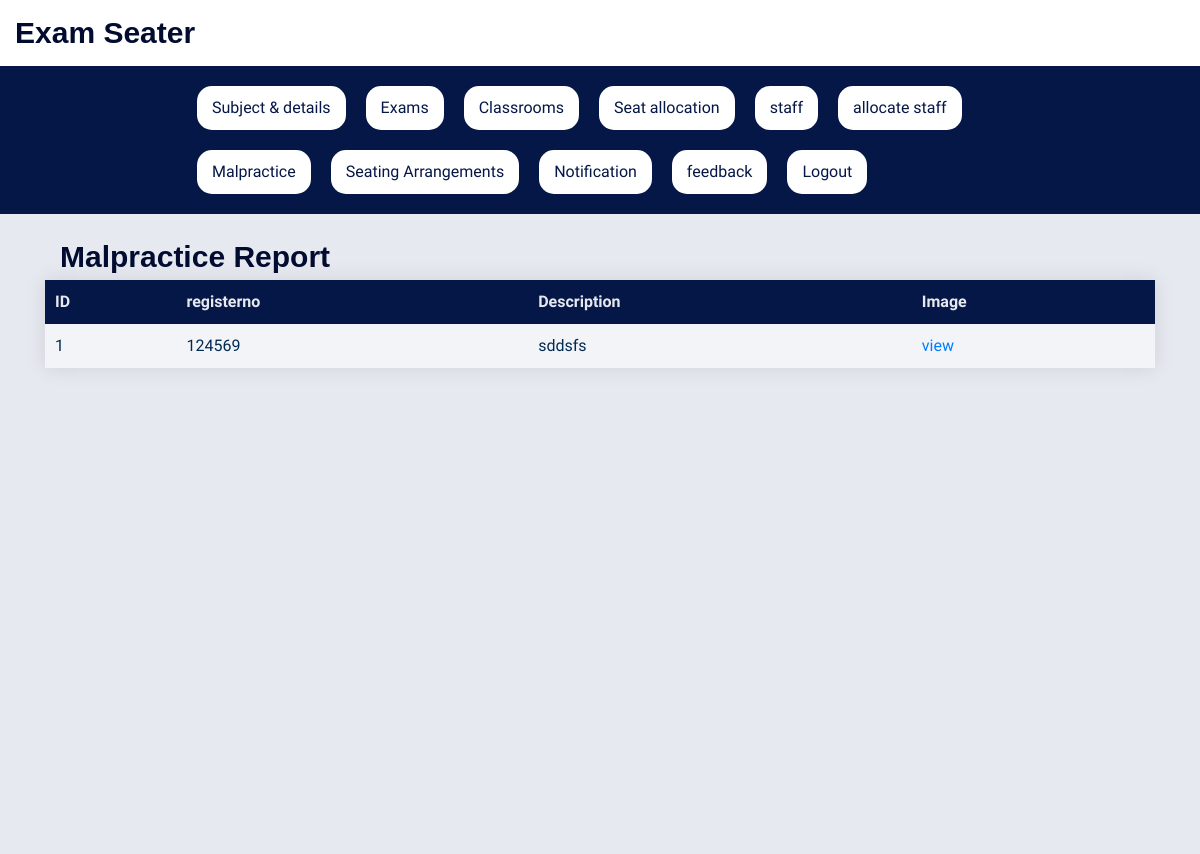
The page /Malpracticeview/ on the database as committed earlier.
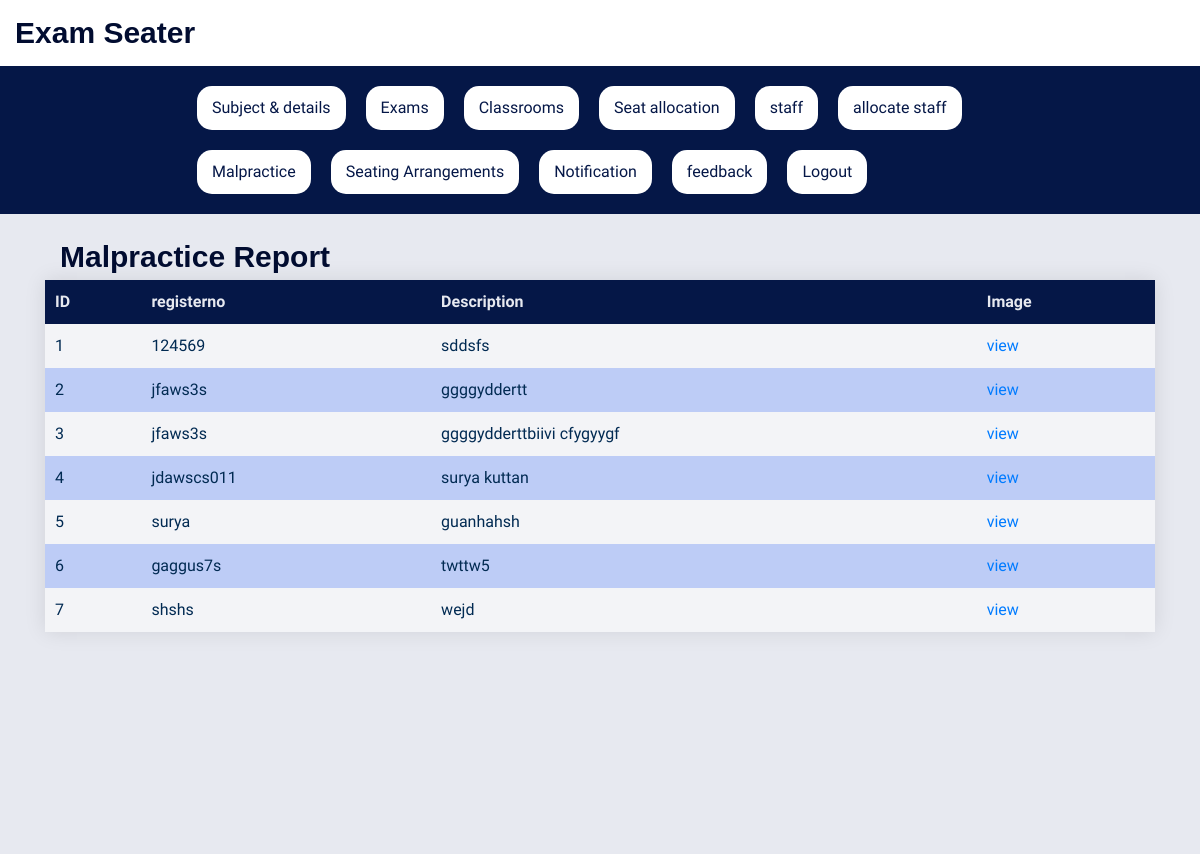
The same page on the database as committed later.
### Arrangementapp/models.py (models this page shows)
class Malpractice(models.Model):
    user = models.ForeignKey(Login, null=True, blank=True, on_delete=models.CASCADE)
    registerno = models.CharField(max_length=30, null=True, blank=True)
    Description = models.CharField(max_length=30, null=True, blank=True)
    Image = models.FileField(upload_to='Images/', null=True, blank=True)

### Arrangementapp/views.py (the view)
# urls.py: path('Malpracticeview/', Malpracticeview.as_view(), name='Malpracticeview'),
class Malpracticeview(View):
    def get(self,request):
        Malpractice_instances=Malpractice.objects.all()
        print(Malpractice_instances)
        return render(request, 'Malpractice.html', {'Malpractice_instances': Malpractice_instances})

### templates/malpractice.html (shortened to what this page needs)
{% extends 'base.html' %}
{% block content %}
    <div class="container">
        <h1>Malpractice Report</h1>
        <table id="report-table">
            <thead>
                <tr>
                    <th> ID</th>
                    <th>registerno</th>
                    <th>Description</th>
                    <th>Image</th>
                </tr>
            </thead>
            <tbody>
                {% for s in Malpractice_instances %}
                <tr>
                    <td>{{forloop.counter}}</td>
                    <td>{{s.registerno}}</td>
                    <td>{{s.Description }}</td>
                    <td><a href="{{s.Image.url}}" target="_blank">view</td>
                </tr>
            {% endfor %}
            </tbody>
        </table>
    </div>
    {% endblock %}

Rows that differ between the two databases and show on the page:
added Malpractice: registerno "jfaws3s", Description "ggggyddertt"
added Malpractice: registerno "jfaws3s", Description "ggggydderttbiivi cfygyygf"
added Malpractice: registerno "jdawscs011", Description "surya kuttan"
added Malpractice: registerno "surya", Description "guanhahsh"
added Malpractice: registerno "gaggus7s", Description "twttw5"
added Malpractice: registerno "shshs", Description "wejd"
